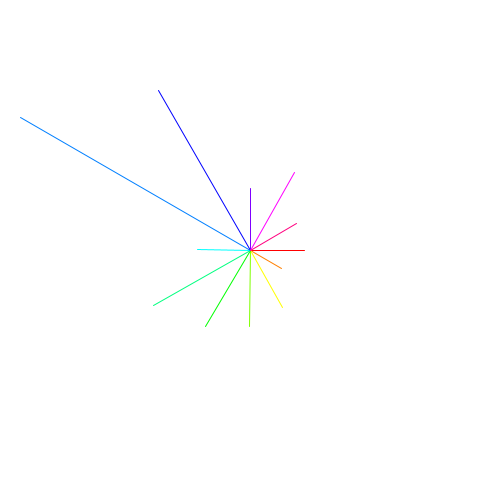
Frame 1 (no input)
Frame 60 (the mouse pressed at the canvas centre just before this capture): identical to frame 1, image omitted
Frame 120 (the mouse held since frame 60 and released just before this capture): identical to frame 1, image omitted

The Processing sketch that drew this single still picture (run headless with seeded random() and noise(); from frame 60 on, the mouse is pressed at the canvas centre):

// Processing sketch: sketch_170523c
// ── sketch_170523c.pde
//東京都の2016年の降水量の月合計値（mm）
float[] tokyoRain = {85.0,57.0,103.0,120.0,137.5,174.5,81.5,414.0,287.0,96.5,139.0,84.0};



//
void setup(){
  size(500,500);
  background(255);
  colorMode(HSB,360,100,100);
  //座標変換
  translate(width/2,height/2);
 //ループ 
  for(int i=0; i<12;i+=1){
    println(tokyoRain[i]);  println(tokyoRain[i]);
    //線の色
    stroke(i*30,100,100);
    //半径
    float radius = map(tokyoRain[i],0,500,0,320);
    float x = radius * cos(radians(i*30));
    float y = radius * sin(radians(i*30));
    line(0,0,x,y);
  }
}
  

void draw(){
}
